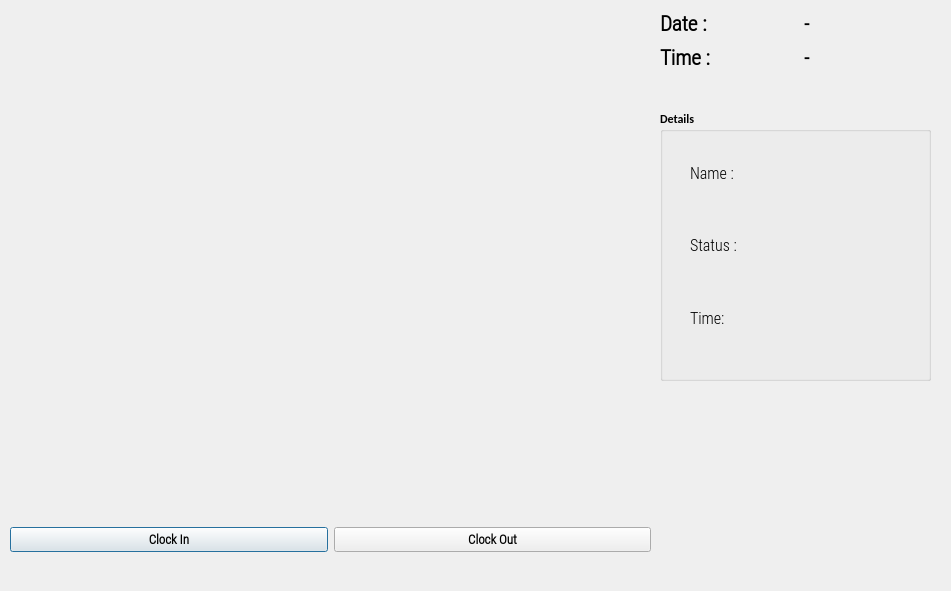
<?xml version="1.0" encoding="UTF-8"?>
<ui version="4.0">
 <class>OutputDialog</class>
 <widget class="QDialog" name="OutputDialog">
  <property name="geometry">
   <rect>
    <x>0</x>
    <y>0</y>
    <width>951</width>
    <height>591</height>
   </rect>
  </property>
  <property name="minimumSize">
   <size>
    <width>0</width>
    <height>0</height>
   </size>
  </property>
  <property name="maximumSize">
   <size>
    <width>1280</width>
    <height>720</height>
   </size>
  </property>
  <property name="font">
   <font>
    <family>Calibri</family>
    <weight>75</weight>
    <bold>true</bold>
   </font>
  </property>
  <property name="windowTitle">
   <string>Face Recognition Attendance App</string>
  </property>
  <property name="windowIcon">
   <iconset resource="resource.qrc">
    <normaloff>new.jpg</normaloff>new.jpg</iconset>
  </property>
  <widget class="QLabel" name="imgLabel">
   <property name="geometry">
    <rect>
     <x>10</x>
     <y>10</y>
     <width>640</width>
     <height>480</height>
    </rect>
   </property>
   <property name="minimumSize">
    <size>
     <width>4</width>
     <height>0</height>
    </size>
   </property>
   <property name="maximumSize">
    <size>
     <width>640</width>
     <height>480</height>
    </size>
   </property>
   <property name="text">
    <string/>
   </property>
  </widget>
  <widget class="QWidget" name="horizontalLayoutWidget">
   <property name="geometry">
    <rect>
     <x>10</x>
     <y>500</y>
     <width>641</width>
     <height>80</height>
    </rect>
   </property>
   <layout class="QHBoxLayout" name="horizontalLayout">
    <item>
     <widget class="QPushButton" name="ClockInButton">
      <property name="font">
       <font>
        <family>Roboto Condensed Light</family>
        <pointsize>10</pointsize>
        <weight>75</weight>
        <bold>true</bold>
       </font>
      </property>
      <property name="text">
       <string>Clock In</string>
      </property>
      <property name="checkable">
       <bool>true</bool>
      </property>
     </widget>
    </item>
    <item>
     <widget class="QPushButton" name="ClockOutButton">
      <property name="font">
       <font>
        <family>Roboto Condensed Light</family>
        <pointsize>10</pointsize>
        <weight>75</weight>
        <bold>true</bold>
       </font>
      </property>
      <property name="text">
       <string>Clock Out</string>
      </property>
      <property name="checkable">
       <bool>true</bool>
      </property>
     </widget>
    </item>
   </layout>
  </widget>
  <widget class="QWidget" name="gridLayoutWidget">
   <property name="geometry">
    <rect>
     <x>660</x>
     <y>10</y>
     <width>281</width>
     <height>61</height>
    </rect>
   </property>
   <layout class="QGridLayout" name="gridLayout_2">
    <item row="0" column="0">
     <widget class="QLabel" name="label">
      <property name="font">
       <font>
        <family>Roboto Condensed Light</family>
        <pointsize>16</pointsize>
        <weight>75</weight>
        <bold>true</bold>
       </font>
      </property>
      <property name="text">
       <string>Date :</string>
      </property>
     </widget>
    </item>
    <item row="0" column="1">
     <widget class="QLabel" name="Date_Label">
      <property name="font">
       <font>
        <family>Roboto Condensed Light</family>
        <pointsize>15</pointsize>
        <weight>75</weight>
        <bold>true</bold>
       </font>
      </property>
      <property name="text">
       <string>-</string>
      </property>
     </widget>
    </item>
    <item row="1" column="0">
     <widget class="QLabel" name="label_2">
      <property name="font">
       <font>
        <family>Roboto Condensed Light</family>
        <pointsize>16</pointsize>
        <weight>75</weight>
        <bold>true</bold>
       </font>
      </property>
      <property name="text">
       <string>Time :</string>
      </property>
     </widget>
    </item>
    <item row="1" column="1">
     <widget class="QLabel" name="Time_Label">
      <property name="font">
       <font>
        <family>Roboto Condensed Light</family>
        <pointsize>15</pointsize>
        <weight>75</weight>
        <bold>true</bold>
       </font>
      </property>
      <property name="text">
       <string>-</string>
      </property>
     </widget>
    </item>
   </layout>
  </widget>
  <widget class="QGroupBox" name="groupBox">
   <property name="geometry">
    <rect>
     <x>660</x>
     <y>110</y>
     <width>271</width>
     <height>271</height>
    </rect>
   </property>
   <property name="title">
    <string>Details</string>
   </property>
   <widget class="QWidget" name="verticalLayoutWidget">
    <property name="geometry">
     <rect>
      <x>30</x>
      <y>30</y>
      <width>109</width>
      <height>211</height>
     </rect>
    </property>
    <layout class="QVBoxLayout" name="verticalLayout">
     <item>
      <widget class="QLabel" name="label_3">
       <property name="font">
        <font>
         <family>Roboto Condensed Light</family>
         <pointsize>12</pointsize>
         <weight>50</weight>
         <bold>false</bold>
        </font>
       </property>
       <property name="text">
        <string>Name : </string>
       </property>
      </widget>
     </item>
     <item>
      <widget class="QLabel" name="label_4">
       <property name="font">
        <font>
         <family>Roboto Condensed Light</family>
         <pointsize>12</pointsize>
         <weight>50</weight>
         <bold>false</bold>
        </font>
       </property>
       <property name="text">
        <string>Status :</string>
       </property>
      </widget>
     </item>
     <item>
      <widget class="QLabel" name="label_5">
       <property name="font">
        <font>
         <family>Roboto Condensed Light</family>
         <pointsize>12</pointsize>
         <weight>50</weight>
         <bold>false</bold>
        </font>
       </property>
       <property name="text">
        <string>Time:</string>
       </property>
      </widget>
     </item>
    </layout>
   </widget>
   <widget class="QWidget" name="verticalLayoutWidget_2">
    <property name="geometry">
     <rect>
      <x>120</x>
      <y>30</y>
      <width>131</width>
      <height>211</height>
     </rect>
    </property>
    <layout class="QVBoxLayout" name="verticalLayout_2">
     <item>
      <widget class="QLabel" name="NameLabel">
       <property name="font">
        <font>
         <family>Roboto Condensed Light</family>
         <pointsize>12</pointsize>
         <weight>50</weight>
         <bold>false</bold>
        </font>
       </property>
       <property name="text">
        <string/>
       </property>
      </widget>
     </item>
     <item>
      <widget class="QLabel" name="StatusLabel">
       <property name="font">
        <font>
         <family>Roboto Condensed Light</family>
         <pointsize>12</pointsize>
         <weight>50</weight>
         <bold>false</bold>
        </font>
       </property>
       <property name="text">
        <string/>
       </property>
      </widget>
     </item>
     <item>
      <layout class="QHBoxLayout" name="horizontalLayout_2">
       <item>
        <widget class="QLabel" name="HoursLabel">
         <property name="font">
          <font>
           <family>Roboto Condensed Light</family>
           <pointsize>12</pointsize>
           <weight>50</weight>
           <bold>false</bold>
          </font>
         </property>
         <property name="text">
          <string/>
         </property>
        </widget>
       </item>
       <item>
        <widget class="QLabel" name="MinLabel">
         <property name="font">
          <font>
           <family>Roboto Condensed Light</family>
           <pointsize>12</pointsize>
           <weight>50</weight>
           <bold>false</bold>
          </font>
         </property>
         <property name="text">
          <string/>
         </property>
        </widget>
       </item>
      </layout>
     </item>
    </layout>
   </widget>
  </widget>
 </widget>
 <resources>
  <include location="resource.qrc"/>
 </resources>
 <connections/>
</ui>
